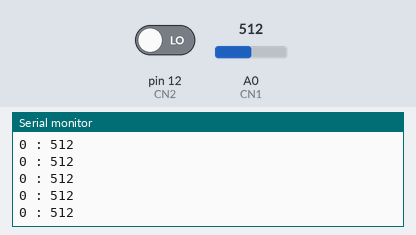
A sketch run on a simulated Arduino Uno, built with avr-gcc and run on an emulated ATmega328P. On the bench: the last lines printed to the serial monitor. The test bench sets the inputs (shaded band); at power-on: A0 (CN1) = 512, pin 12 (CN2) LOW.

Above: at 4.2 s.
4.3 s: A0 (CN1) set to 716
At 4.31 s:
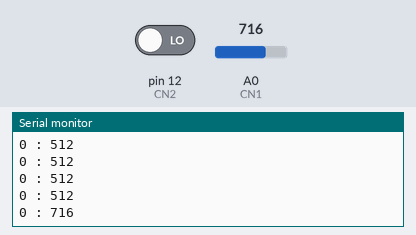
5.8 s: pin 12 (CN2) driven HIGH
At 5.92 s:
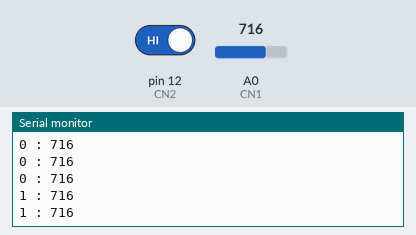
7.3 s: A0 (CN1) set to 900
At 7.32 s:
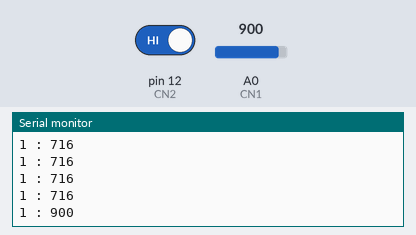
8.8 s: pin 12 (CN2) driven LOW
At 8.93 s:
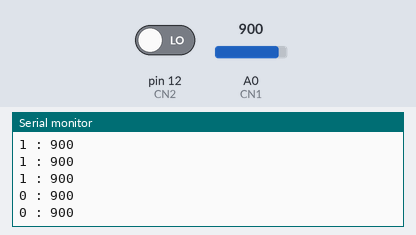
Timing chart, 0 to 11.3 s (numbered marks = the images above; inputs shaded):
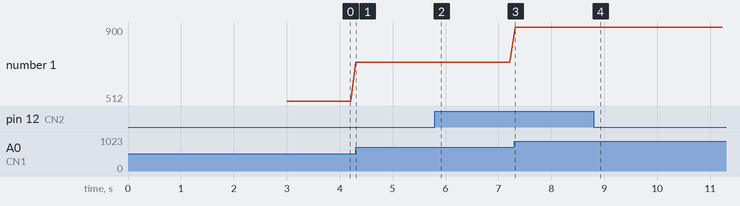

The sketch:

DIO_AIN.ino
```cpp
void setup() {
  pinMode(14, OUTPUT);  // CN1 : set LED(D0) as an OUTPUT device
  pinMode(12, INPUT);   // CN2 : set SW(D2) as an INPUT device
  pinMode(A0, INPUT);   // CN3 : set Volume (A0) as an Analog INPUT device

  Serial.begin(115200);
  delay(1000);

  Serial.println(" ");
  Serial.println("Digital I/O, Analog Input Tset.");
  Serial.println(" ");
  delay(2000);
}

void loop() {
  if (digitalRead(12)) {
    digitalWrite(14, 1);
    Serial.print("1 : ");
  } else {
    digitalWrite(14, 0);
    Serial.print("0 : ");
  }
  Serial.println(analogRead(A0));
  delay(100);
}
```

Measured:
- after the input at 4.3 s, the serial monitor: prints a new line at once (image 1)
- after the input at 5.8 s, the serial monitor: prints a new line at once (image 2)
- after the input at 7.3 s, the serial monitor: prints a new line at once (image 3)
- after the input at 8.8 s, the serial monitor: prints a new line at once (image 4)
- plotted number 1: 512 → 716 after the input at 4.3 s, 716 → 900 after the input at 7.3 s
